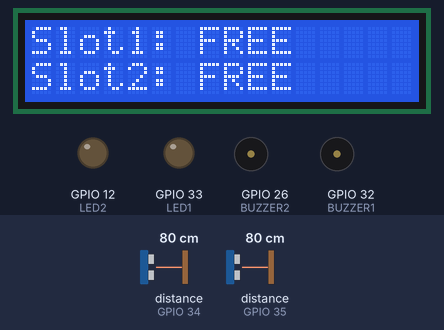
The sketch below on a simulated ESP32. Parts: 16×2 character LCD, output pins drawn as LEDs (lit = HIGH), buzzer (waves = sounding, pin HIGH). Wiring (inferred from the names in the program): 2 × ultrasonic range finder: trigger GPIO 14, echo GPIO 34 / trigger GPIO 15, echo GPIO 35. Inputs (shaded band) come from the test bench; at power-on: distance to the obstacle (sensors on GPIO 34, GPIO 35) 80 cm. The echo pulse lasts 58.3 µs per cm; WiFi joins after 1.5 s; servers stay silent unless stated; pins used as bus, display or sensor lines are not drawn; what the sketch prints to the serial monitor is not drawn.

Above: at 2.7 s.
2.8 s: distance to the obstacle (sensor on GPIO 34) set to 23 cm
4.8 s: distance to the obstacle (sensor on GPIO 34) set to 18 cm
At 6.9 s:
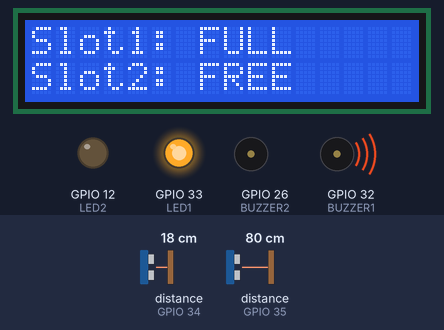
7.2 s: distance to the obstacle (sensor on GPIO 35) set to 22 cm
11.3 s: distance to the obstacle (sensor on GPIO 35) set to 18 cm
At 13.1 s:
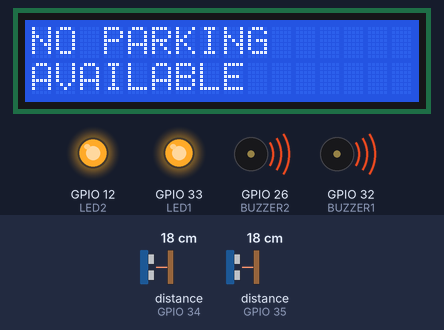
13.6 s: distance to the obstacle (sensor on GPIO 34) set to 35 cm
At 15.4 s:
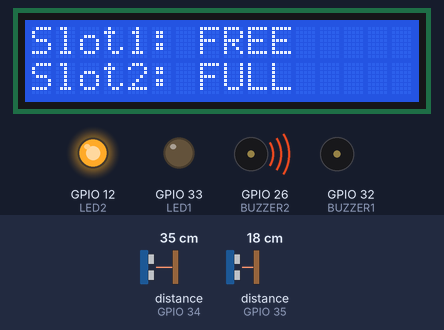
15.7 s: distance to the obstacle (sensor on GPIO 34) set to 2 cm
At 17.6 s:
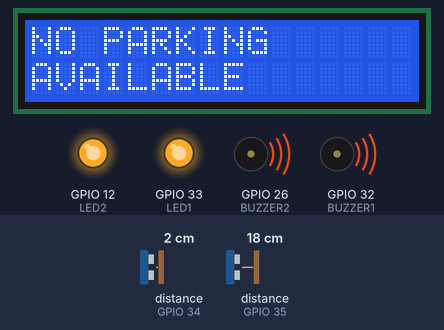
Timing chart, 0 to 18.8 s (numbered marks = the images above; inputs shaded):
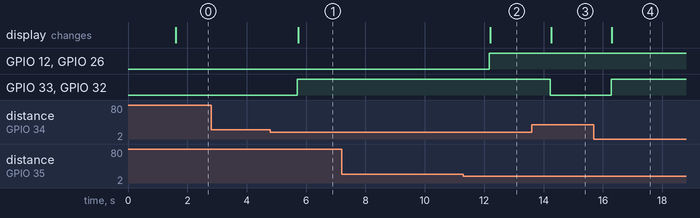

The sketch:

smart_spot_code.ino
```cpp
#include <WiFi.h>
#include <LiquidCrystal_I2C.h>
#include <ThingSpeak.h>
WiFiClient client;

const char* ssid = "Even Detector";
const char* password = "@#Gavrishb";

unsigned long myChannelNumber = 2487047;
const char* myWriteAPIKey = "WZJCOLNULY7HWTY0";
int statusCode;

const int trigPin1 = 14;
const int echoPin1 = 34;
const int trigPin2 = 15;
const int echoPin2 = 35;

int value1 = 0;
int value2 = 0;
int freeSlot;
int count;

unsigned long PreviousTime = 0;
unsigned long lastTime = 0;
unsigned long timeDelay = 10000;

#define LED1 33
#define LED2 12
#define BUZZER1 32
#define BUZZER2 26

#define SOUND_SPEED 0.034
#define CM_TO_INCH 0.393701

long duration1;
long duration2;

float distanceCm1;
float distanceInch1;
float distanceCm2;
float distanceInch2;

LiquidCrystal_I2C lcd(0x3F, 16, 2);

void setup() {
  Serial.begin(115200);
  lcd.init();
  lcd.backlight();
  pinMode(trigPin1, OUTPUT);
  pinMode(echoPin1, INPUT);
  pinMode(LED1, OUTPUT);
  pinMode(BUZZER1, OUTPUT);

  pinMode(trigPin2, OUTPUT);
  pinMode(echoPin2, INPUT);
  pinMode(LED2, OUTPUT);
  pinMode(BUZZER2, OUTPUT);

  WiFi.begin(ssid, password);
  while (WiFi.status() != WL_CONNECTED) {
    delay(500);
    Serial.println("Not Connected");
  }
  ThingSpeak.begin(client);
}

void loop() {
  count = 2;

  digitalWrite(trigPin1, LOW);
  delayMicroseconds(2);
  digitalWrite(trigPin1, HIGH);
  delayMicroseconds(10);
  digitalWrite(trigPin1, LOW);
  duration1 = pulseIn(echoPin1, HIGH);
  distanceCm1 = duration1 * SOUND_SPEED / 2;
  distanceInch1 = distanceCm1 * CM_TO_INCH;

  if (distanceCm1 < 20) {
    digitalWrite(LED1, HIGH);
    digitalWrite(BUZZER1, HIGH);
    value1 = 1;
    count--;
  } else {
    digitalWrite(LED1, LOW);
    digitalWrite(BUZZER1, LOW);
    value1 = 0;
  }

  digitalWrite(trigPin2, LOW);
  delayMicroseconds(2);
  digitalWrite(trigPin2, HIGH);
  delayMicroseconds(10);
  digitalWrite(trigPin2, LOW);
  duration2 = pulseIn(echoPin2, HIGH);
  distanceCm2 = duration2 * SOUND_SPEED / 2;
  distanceInch2 = distanceCm2 * CM_TO_INCH;

  if (distanceCm2 < 20) {
    digitalWrite(LED2, HIGH);
    digitalWrite(BUZZER2, HIGH);
    value2 = 1;
    count--;
  } else {
    digitalWrite(LED2, LOW);
    digitalWrite(BUZZER2, LOW);
    value2 = 0;
  }

  Serial.println("No.of Free Slots: ");
  Serial.println(count);
  lcd.clear();

  if (value1 == 1 && value2 == 1) {
    freeSlot = 0;
  } else if (value1 == 1 && value2 == 0) {
    freeSlot = 1;
  } else if (value1 == 0 && value2 == 1) {
    freeSlot = 2;
  }
  else{
    freeSlot = 3;
  }

  if (value1 == 0 && value2 == 0) {
    lcd.setCursor(0, 0);
    lcd.print("Slot1: FREE");
    lcd.setCursor(0, 1);
    lcd.print("Slot2: FREE");
  } else if (value1 == 0 && value2 == 1) {
    lcd.setCursor(0, 0);
    lcd.print("Slot1: FREE");
    lcd.setCursor(0, 1);
    lcd.print("Slot2: FULL");
  } else if (value1 == 1 && value2 == 0) {
    lcd.setCursor(0, 0);
    lcd.print("Slot1: FULL");
    lcd.setCursor(0, 1);
    lcd.print("Slot2: FREE");
  } else {
    lcd.setCursor(0, 0);
    lcd.print("NO PARKING");
    lcd.setCursor(0, 1);
    lcd.print("AVAILABLE");
  }

  if ((millis() - PreviousTime - lastTime) > timeDelay) {
    if (WiFi.status() == WL_CONNECTED) {
      ThingSpeak.setField(1, String(count));
      ThingSpeak.setField(2, freeSlot); // Field 2 to store the status of free slot
      int statusCode = ThingSpeak.writeFields(myChannelNumber, myWriteAPIKey);
      if (statusCode == 200) {
        Serial.println("Channel Update Successful");
      } else {
        Serial.println("Problem writing in data: " + String(statusCode));
      }
    }
    lastTime = millis() - PreviousTime;
  }
  delay(1000);
}
```

Measured:
- the behaviour switches between 21 and 20 cm on distance to the obstacle (sensor on GPIO 34) (found by bisection; images 0 and 1)
- the behaviour switches between 21 and 20 cm on distance to the obstacle (sensor on GPIO 35) (found by bisection; images 1 and 2)
- after the input at 2.8 s, every drawn part: stays the same
- after the input at 4.8 s, GPIO 33 (LED1), GPIO 32 (BUZZER1): LOW → HIGH after 0.90 s; the display: changes after 0.93 s (image 1)
- after the input at 7.2 s, every drawn part: stays the same
- after the input at 11.3 s, GPIO 12 (LED2), GPIO 26 (BUZZER2): LOW → HIGH after 0.88 s; the display: changes after 0.90 s (image 2)
- after the input at 13.6 s, GPIO 33 (LED1), GPIO 32 (BUZZER1): HIGH → LOW after 0.63 s; the display: changes after 0.65 s (image 3)
- after the input at 15.7 s, GPIO 33 (LED1), GPIO 32 (BUZZER1): LOW → HIGH after 0.58 s; the display: changes after 0.61 s (image 4)
